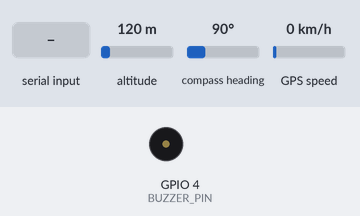
Bench run of a sketch on a simulated ESP32. Parts: buzzer (waves = sounding, pin HIGH). The test bench sets the inputs (shaded band); at power-on: altitude 120 m, compass heading 90°, GPS speed 0 km/h. The GPS gets a fix after 3 s at 37.7749, -122.4194 with 8 satellites; what the sketch prints to the serial monitor is not drawn.

Above: at 4.2 s.
4.3 s: "FIND" received over Serial
8.3 s: "ON" received over Serial
12.3 s: "OFF" received over Serial
At 12.9 s:
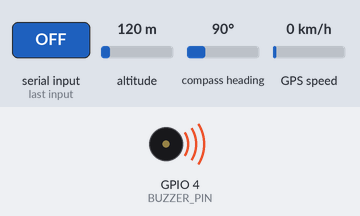
Timing chart, 0 to 17.6 s (numbered marks = the images above; inputs shaded):
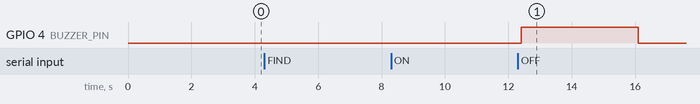

Measured:
- after the input at 4.3 s, every drawn part: stays the same
- after the input at 8.3 s, every drawn part: stays the same

The sketch:

4_GPS_GPM.ino
```cpp
#include <TinyGPS++.h>

char buffer1[32];
char buffer2[32];
char phone_no[] = "+84342086819";

#define RXD2 16
#define TXD2 17
#define BUZZER_PIN 4
HardwareSerial neogps(1);
TinyGPSPlus gps;

String message;
String text1 , text2, text3, text4, text5, speed;
void setup()
{
  pinMode(BUZZER_PIN, OUTPUT);
  Serial.begin(9600);
  neogps.begin(9600, SERIAL_8N1, RXD2, TXD2);
  Serial.println("neogps serial initialize");
  Serial.println("AT+CMGF=1\r"); //Lệnh này đưa tin nhắn về dạng text, phải có lệnh này mới đọc, gửi tin nhắn dạng text đc nhé :)
  delay(1000);
  Serial.println("AT+CNMI=2,2,0,0,0\r"); //Hiển thị ngay nếu tin nhắn gửi đến
  delay(1000);
  delay(1000);
  text1 ="";
  text2 = String("http://maps.google.com/maps?q=loc:");
  text3 = String(",");
  text4 = String("ON WARNING");
  text5 = String("OFF WARNING");
  Serial.println();
}

void sendmessage()
{
  if (Serial.available()>0)
  {
  message = Serial.readString();
  }

  if(message.indexOf("FIND") > -1)
  {
    Serial.println("AT+CMGF=1");
    delay(1000);
    Serial.println("AT+CMGS=\"+84342086819\"\r"); //Mobile phone number to send message
    delay(1000);
    String SMS1 = speed;
    Serial.println(SMS1);
    delay(100);
    String SMS = text1;
    Serial.println(SMS);
    delay(100);
    Serial.println((char)26);// ASCII code of CTRL+Z
    delay(500);
    Serial.println("GPS Location SMS Sent Successfully.");
    message="";
  }
}

void on_buzzer()
{
  if (Serial.available() > 0)
  {
    message = Serial.readString();
  }
  if (message.indexOf("ON") > -1)
  {
    Serial.println("AT+CMGF=1");
    delay(1000);
    Serial.println("AT+CMGS=\"+84342086819\"\r"); //Mobile phone number to send message
    delay(1000);
    delay(100);
    String SMS = text4 ;
    Serial.println(SMS);
    delay(100);
    Serial.println((char)26);// ASCII code of CTRL+Z
    delay(500);
    Serial.println("BUZZER ON.");
    message="";
    digitalWrite(BUZZER_PIN, HIGH);
  }
}

void off_buzzer()
{
  if (Serial.available() > 0)
  {
    message = Serial.readString();
  }
  if (message.indexOf("OFF") > -1)
  {
    Serial.println("AT+CMGF=1");
    delay(1000);
    Serial.println("AT+CMGS=\"+84342086819\"\r"); //Mobile phone number to send message
    delay(1000);
    delay(100);
    String SMS = text5 ;
    Serial.println(SMS);
    delay(100);
    Serial.println((char)26);// ASCII code of CTRL+Z
    delay(500);
    Serial.println("BUZZER OFF.");
    message="";
    digitalWrite(BUZZER_PIN, LOW);
  }
}

void loop()
{
  speed = "";
  text1 = "";
  boolean newData = false;
  for (unsigned long start = millis(); millis() - start < 2000;)
  {
    while (neogps.available())
    {
      if (gps.encode(neogps.read()))
      {
         newData = true;
      }
    }
  }
  speed += String("Speed: ");
  speed += String(gps.speed.kmph());
  speed += String(" km/h");
  //Serial.println(speed);
  text1 += text2;
  text1 += String(gps.location.lat(), 6);;
  text1 += text3;
  text1 += String(gps.location.lng(), 6);
  //Serial.println(text1);
  sendmessage();
  on_buzzer();
  off_buzzer();
}
```
